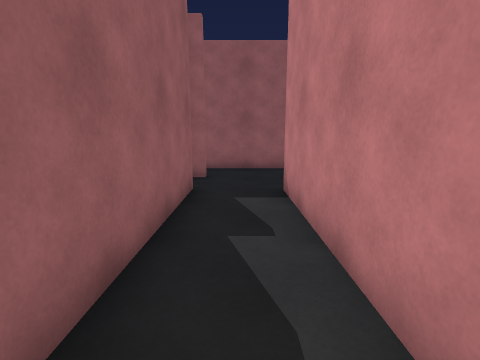
view 1 (above)

22 first-person views from a walk through a 3-D level made in the Unity game engine. The camera is 1.4 m above the floor, tilts 10° down and sees 85° across. The floor is counted in squares, 1 m on a side. Each view is taken from the middle of a square. On the plan, view 1 faces up. The plan holds only what a view shows up to about 13 squares ahead; the rest is blank. The place goes on beyond the plan. The player is left out.

view 2
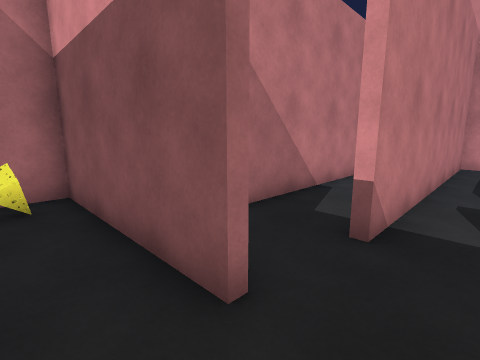

view 3
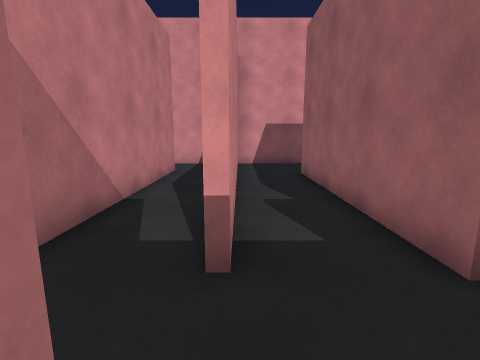

view 4
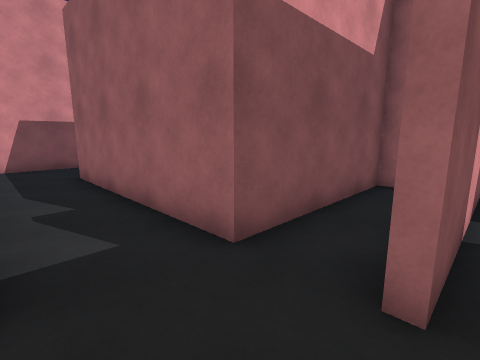

view 5
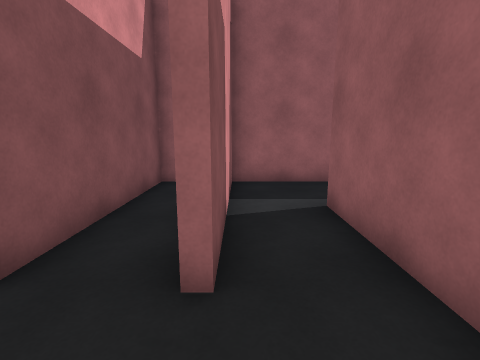

view 6
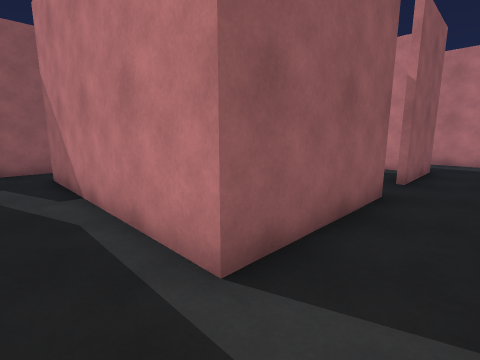

view 7
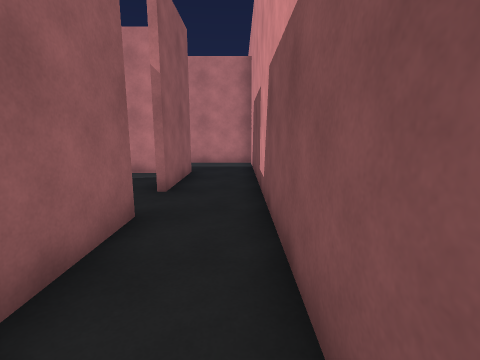

view 8
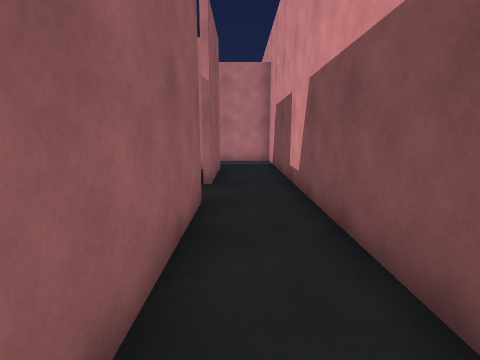

view 9
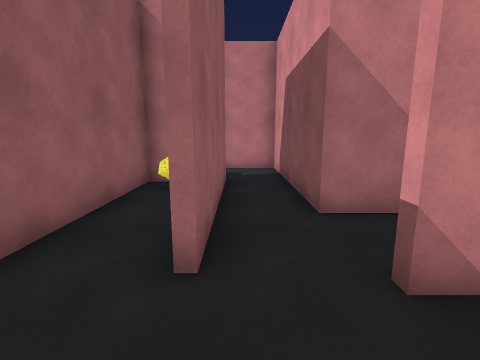

view 10
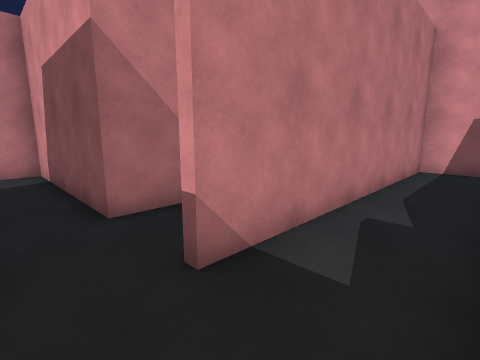

view 11
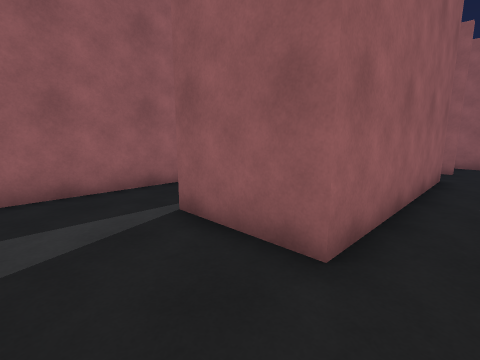

view 12
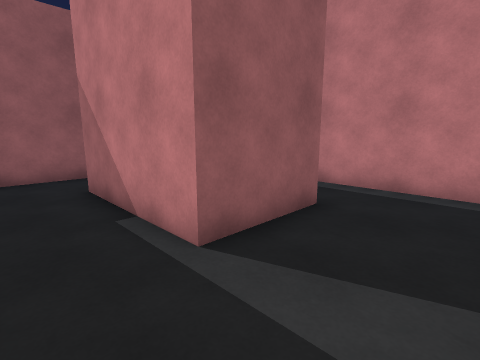

view 13
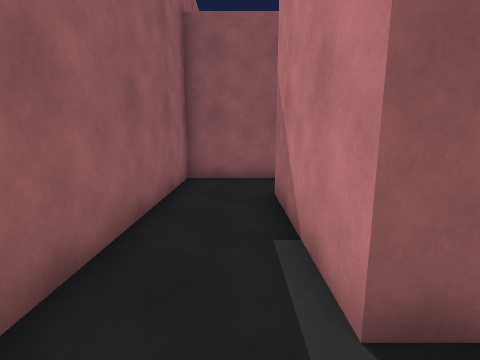

view 14
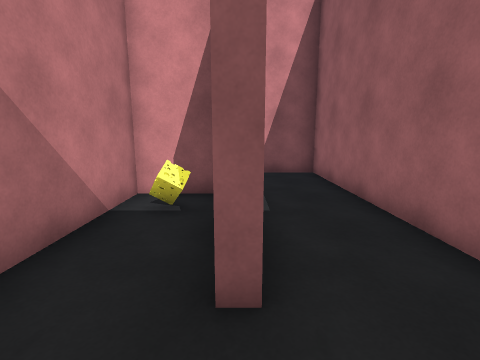

view 15
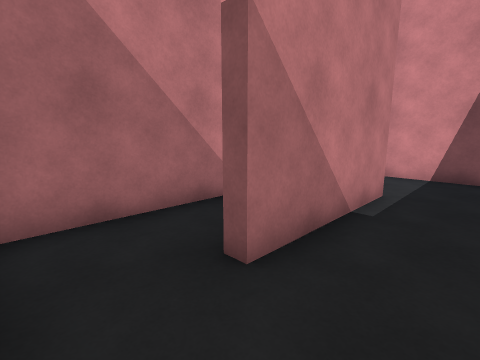

view 16
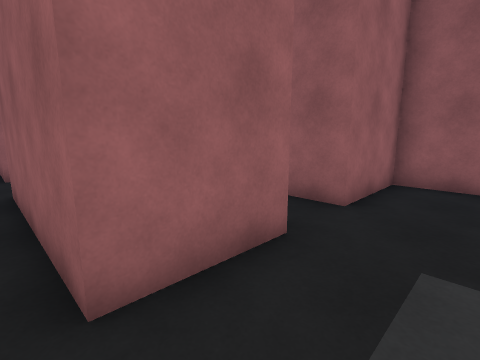

view 17
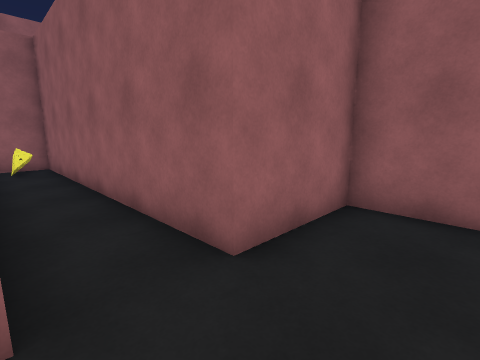

view 18
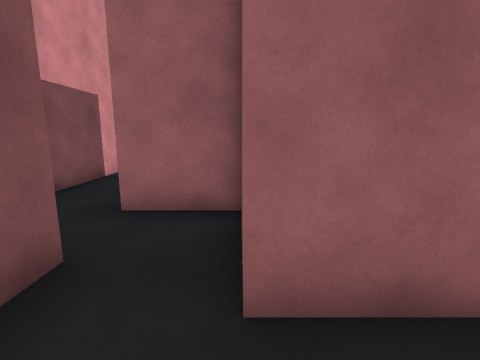

view 19
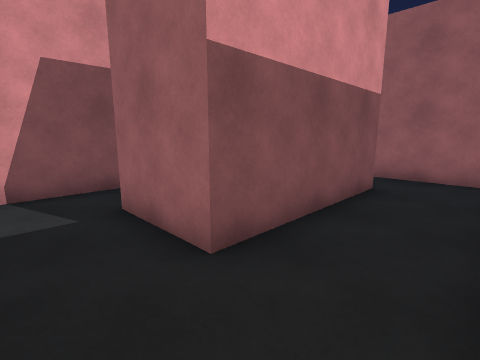

view 20
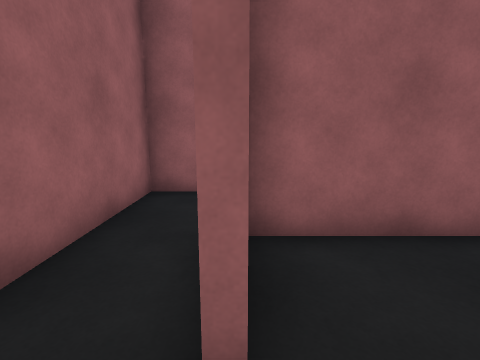

view 21
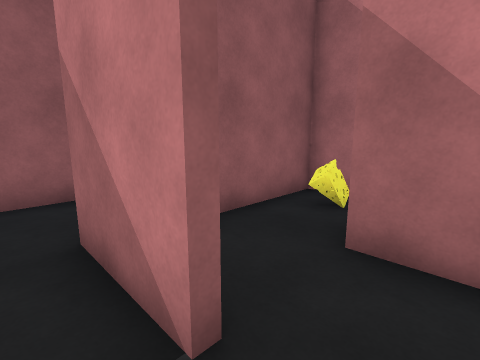

view 22
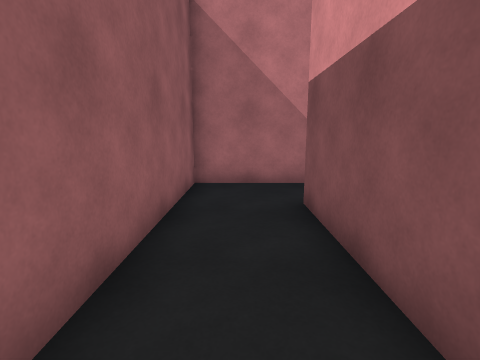

### Floor plan
Points are (right, up) in squares from view 1. A wall is a line through its corners. A room is listed if a view was taken in it or the views show most of it. See-through windows are left out.
Room 1 (views 1, 2, 3, 4, 5, 6, 7, 8, 9, 10)
walls: (4.4, 8.4) (1.4, 8.4); (13.7, -1.2) (10.2, -1.2); (8.3, -1.2) (3.5, -1.2) (3.5, 6.7) (4.5, 6.7); (1.4, 8.7) (6.7, 8.7) (6.7, 10.7) (-4.1, 10.7); (1.1, -0.5) (1.1, 6.6); (2.8, -3.5) (16.8, -3.5) (16.8, -0.6); (-4.6, 8.7) (-1.2, 8.7) (-1.2, 8.4) (-1.6, 8.4); (-6.7, 6.7) (-1.2, 6.7) (-1.2, -0.4)
ways out: opening at (0, 0) to room 2; opening at (4, 8) to room 3; opening at (9.5, -1) to room 8; opening at (-4, 10)
objects: other object (6, 10)
Room 2 (views 11, 12, 13, 14, 15)
walls: (-1.2, -0.4) (-4.2, -0.4) (-4.2, 4.1) (-3.7, 4.1); (-3.5, 6.3) (-6.7, 6.3) (-6.7, -3.5) (1.1, -3.5) (1.1, -0.5)
ways out: opening at (0, 0) to room 1; opening at (-4, 5.5) to room 6
Room 3 (views 16, 17)
walls: (6.9, 11.1) (6.9, 8.4) (4.4, 8.4); (9, 16.1) (6.9, 16.1) (6.9, 13) (-3.7, 13) (-3.7, 11.5); (4.5, 6.7) (9.8, 6.7) (9.8, 8.6)
ways out: opening at (4, 8) to room 1
objects: other object (-3, 12)
Room 4 (views 18, 19, 22)
walls: (13.4, 3.1) (13.4, 6.3) (3.8, 6.3) (3.8, 2.1); (5.8, 1.1) (5.8, 3.7) (11.2, 3.7) (11.2, 1); (10.3, -1) (12.9, -1); (13.4, -0.6) (13.4, 1)
ways out: opening at (5, 2) to room 5; opening at (11, 0) to room 8
Room 5 (views 20, 21)
walls: (8.1, 0) (8.1, 1.3)
ways out: opening at (5, 2) to room 4; opening at (7, 2) to room 7
Room 6 (no view inside)
walls: (-3.4, -0.1) (-1.6, -0.1) (-1.6, 5.9)
ways out: opening at (-4, 5.5) to room 2
objects: other object (-3, 1)
Room 7 (no view inside)
walls: (11, 2.4) (11, 3.5) (6, 3.5)
ways out: opening at (7, 2) to room 5
objects: other object (10, 2)
Room 8 (no view inside)
walls: (8.3, 1.1) (8.3, -1.2); (11.2, 1) (9.9, 1)
ways out: opening at (9.5, -1) to room 1; opening at (11, 0) to room 4

Where each view was taken, in squares from view 1:
view 1: 0 up, 0 right, facing up
view 2: 10 up, 0 right, facing down-right
view 3: 9 up, 1 right, facing down
view 4: 9 up, 1 right, facing down-left
view 5: 9 up, 1 right, facing left
view 6: 3 down, 2 right, facing up-right
view 7: 3 down, 4 right, facing right
view 8: 2 down, 3 right, facing right
view 9: 8 up, 1 left, facing right
view 10: 8 up, 1 left, facing down-right
view 11: 3 down, 0 right, facing up-left
view 12: 3 down, 6 left, facing up-right
view 13: 2 down, 5 left, facing up
view 14: 6 up, 4 left, facing down
view 15: 6 up, 6 left, facing down-right
view 16: 8 up, 9 right, facing up-left
view 17: 11 up, 9 right, facing up-left
view 18: 1 up, 13 right, facing left
view 19: 6 up, 13 right, facing down-left
view 20: 0 up, 6 right, facing up
view 21: 0 up, 5 right, facing up-right
view 22: 5 up, 6 right, facing right
